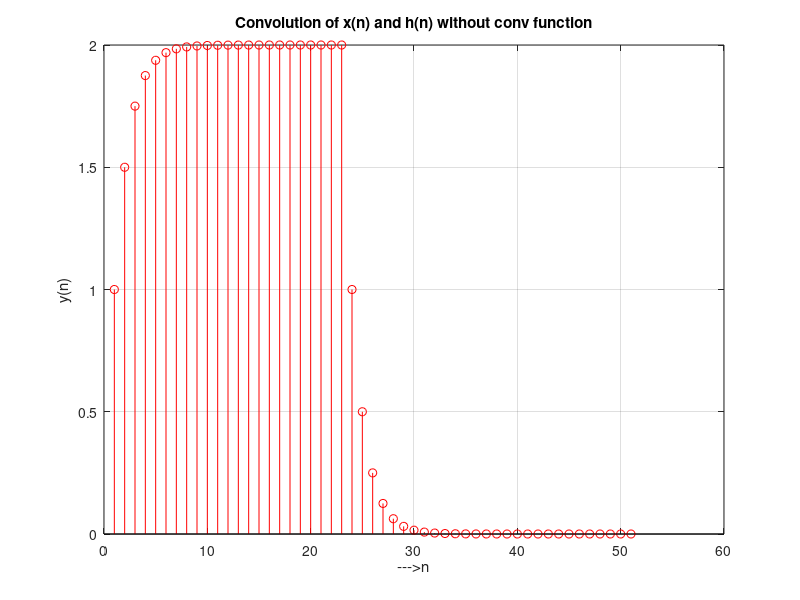

Recreate this plot in MATLAB.

n = 2:30;
x = ((0.5).^n)./0.25   %x(n)
n = -2:20;
h=1.*n.^0;            %h(n)

% convolution
m=length(x);
n=length(h);
X=[x,zeros(1,n)];
H=[h,zeros(1,m)];
for i=1:n+m-1
    Y(i)=0;
    for j=1:m
        if(i-j+1>0)
            Y(i)=Y(i)+X(j)*H(i-j+1);
        else
        end
    end
end

stem(Y, '-ro');
ylabel('y(n)'); xlabel('--->n'); 
grid on;
title('Convolution of x(n) and h(n) without conv function');